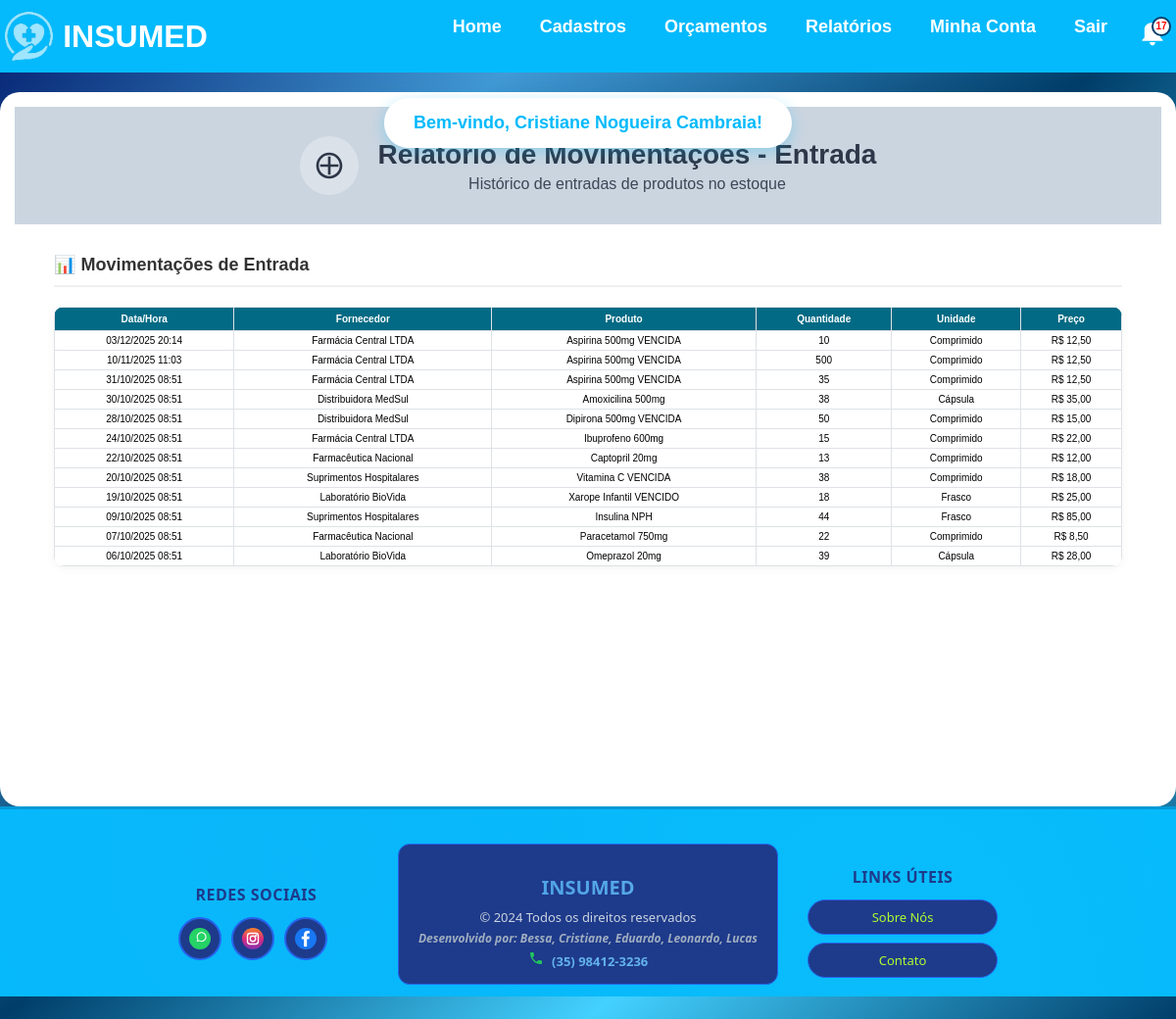
The page /relatorio-movimentacao-entrada/ (signed in) on the database its author committed.
### app/models.py (models this page shows, shortened)
class MovimentacaoEstoque(models.Model):
    TIPO_CHOICES = [
        ('ENTRADA', 'Entrada'),
        ('SAIDA', 'Saída'),
    ]
    produto = models.ForeignKey(Produto, on_delete=models.CASCADE)
    tipo = models.CharField(max_length=10, choices=TIPO_CHOICES)
    quantidade = models.IntegerField()
    data_hora = models.DateTimeField(default=timezone.now)
    usuario = models.ForeignKey(Usuario, on_delete=models.SET_NULL, null=True, blank=True)
    class Meta:
        ordering = ['-data_hora']

class Produto(models.Model):
    UNIDADE_CHOICES = [
        ('Unidades', 'Unidades'),
        ('Caixa', 'Caixa'),
    ]
    nome = models.CharField(max_length=100)
    codigo_barras = models.CharField(max_length=50, blank=True, null=True, unique=True)
    preco = models.DecimalField(max_digits=10, decimal_places=2)
    preco_compra = models.DecimalField(max_digits=10, decimal_places=2, blank=True, null=True)
    descricao = models.TextField(blank=True, null=True)
    fornecedor = models.ForeignKey(Fornecedor, on_delete=models.CASCADE, related_name="produtos", null=True, blank=True)
    data_hora = models.DateTimeField(default=timezone.now)
    unidade = models.CharField(max_length=50, choices=UNIDADE_CHOICES, default="Unidades")
    quantidade = models.IntegerField()
    validade = models.DateField(blank=True, null=True)
    observacao = models.TextField(blank=True, null=True)

class Fornecedor(models.Model):
    nome = models.CharField(max_length=200, unique=True)
    cnpj = models.CharField(max_length=20, unique=True)  # Usar CharField pois pode conter caracteres especiais
    endereco = models.CharField(max_length=200)
    bairro = models.CharField(max_length=200)
    complemento = models.CharField(max_length=200, blank=True, null=True)  # Pode ser opcional
    data_nascimento = models.DateField()
    cidade = models.CharField(max_length=200)
    uf = models.CharField(max_length=2)
    cep = models.CharField(max_length=10)  # Também CharField por conta do formato
    email = models.EmailField(max_length=200)  # Melhor usar EmailField para validação
    telefone = models.CharField(max_length=20)
    ativo = models.BooleanField(default=True)

### app/views.py (the view)
# urls.py: path('relatorio-movimentacao-entrada/', views.relatorio_movimentacao_entrada, name='relatorio_movimentacao_entrada'),
@login_required_custom
def relatorio_movimentacao_entrada(request):
    movimentacoes = MovimentacaoEstoque.objects.filter(tipo='ENTRADA').select_related('produto', 'produto__fornecedor').order_by('-data_hora')
    return render(request, 'relatorio_movimentacao_entrada.html', {'movimentacoes': movimentacoes})

### app/context_processors.py (called while the page is built)
def usuario_logado(request):
    try:
        from .models import Usuario
        context = {
            'admin_logado': 'admin_logado' in request.session,
            'notificacoes_count': 0
        }
        if 'usuario_logado' in request.session:
            try:
                usuario = Usuario.objects.get(id=request.session['usuario_logado'])
                context['usuario_logado'] = usuario
            except Usuario.DoesNotExist:
                context['usuario_logado'] = None
        else:
            context['usuario_logado'] = None
        return context
    except Exception:
        return {
            'usuario_logado': None,
            'admin_logado': False,
            'notificacoes_count': 0
        }

### app/templates/relatorio_movimentacao_entrada.html (shortened to what this page needs)
{% extends "base.html" %}
{% block content %}
<div class="movimentacao-container">
    <div class="header-section">
        <div class="icon-title">
            <div class="icon-circle">
                <svg width="32" height="32" viewBox="0 0 24 24" fill="none">
                    <path d="M19 13H13V19H11V13H5V11H11V5H13V11H19V13Z" fill="#2d3748"/>
                    <path d="M12 2C6.48 2 2 6.48 2 12S6.48 22 12 22 22 17.52 22 12 17.52 2 12 2ZM12 20C7.59 20 4 16.41 4 12S7.59 4 12 4 20 7.59 20 12 16.41 20 12 20Z" fill="#2d3748"/>
                </svg>
            </div>
            <div>
                <h1>Relatório de Movimentações - Entrada</h1>
                <p>Histórico de entradas de produtos no estoque</p>
            </div>
        </div>
    </div>
    <div class="data-section">
        <div class="section-header">
            <h3>📊 Movimentações de Entrada</h3>
        </div>
        <div class="table-responsive">
            <table class="modern-table">
        <thead>
            <tr>
                <th>Data/Hora</th>
                <th>Fornecedor</th>
                <th>Produto</th>
                <th>Quantidade</th>
                <th>Unidade</th>
                <th>Preço</th>
            </tr>
        </thead>
        <tbody>
            {% for mov in movimentacoes %}
            <tr>
                <td>{{ mov.data_hora|date:"d/m/Y H:i" }}</td>
                <td>{{ mov.produto.fornecedor.nome }}</td>
                <td>{{ mov.produto.nome }}</td>
                <td>{{ mov.quantidade }}</td>
                <td>{{ mov.produto.unidade }}</td>
                <td>R$ {{ mov.produto.preco }}</td>
            </tr>
            {% empty %}
            <tr><td colspan="6">Nenhuma movimentação de entrada registrada</td></tr>
            {% endfor %}
            </tbody>
            </table>
        </div>
    </div>
    <div style="height: 200px;"></div>
</div>
{% endblock %}

### static/css/style.css (style rules this page uses)
body { margin: 0; font-family: Arial, sans-serif; background-image: linear-gradient(to left top, #013e6a ,#43d1ff , #013e6a ,#419ad6, #01186a); background-repeat: no-repeat; background-size: cover; background-attachment: fixed; display: flex; flex-direction: column; min-height: 100vh; }
tr th { text-align: center; align-items: center; }

### app/templates/relatorio_movimentacao_entrada.html (style rules this page uses)
.movimentacao-container { max-width: 95%; width: 95%; margin: 30px auto; background: white; border-radius: 20px; box-shadow: 0 10px 30px rgba(0,0,0,0.1); overflow: hidden; }
.header-section { background: #cbd5e0; padding: 30px; color: #2d3748; }
.icon-title { display: flex; align-items: center; gap: 20px; justify-content: center; text-align: center; }
.icon-circle { width: 60px; height: 60px; background: rgba(255,255,255,0.3); border-radius: 50%; display: flex; align-items: center; justify-content: center; backdrop-filter: blur(10px); }
.header-section h1 { margin: 0; font-size: 28px; font-weight: 600; }
.header-section p { margin: 5px 0 0 0; opacity: 0.9; font-size: 16px; }
.data-section { padding: 30px 40px; margin-bottom: 0; }
.section-header { margin-bottom: 20px; padding-bottom: 10px; border-bottom: 2px solid #f0f0f0; }
.section-header h3 { margin: 0; color: #333; font-size: 18px; font-weight: 600; }
.table-responsive { margin-top: 15px; width: 100%; overflow: visible; }
.modern-table { width: 100%; border-collapse: collapse; background: white; border-radius: 10px; overflow: hidden; box-shadow: 0 2px 10px rgba(0, 0, 0, 0.05); font-size: 12px; table-layout: auto; }
.modern-table th { background: #026a84; color: white; padding: 8px 6px; text-align: center; font-weight: bold; border: 1px solid #dee2e6; vertical-align: middle; font-size: 11px; word-wrap: break-word; }
.modern-table td { padding: 6px 4px; border: 1px solid #dee2e6; vertical-align: middle; font-size: 11px; word-wrap: break-word; max-width: 150px; text-align: center; }
@media screen and (max-width: 1400px) { .movimentacao-container { max-width: 100% !important; width: 100% !important; margin: 20px 0 0 0 !important; padding: 15px !important; box-sizing: border-box !important; } }
@media screen and (max-width: 1400px) { .modern-table { font-size: 10px !important; } }
@media screen and (max-width: 1400px) { .modern-table th { padding: 6px 4px !important; font-size: 10px !important; } }
@media screen and (max-width: 1400px) { .modern-table td { padding: 4px 3px !important; font-size: 10px !important; max-width: 120px !important; } }

### rows shown on the page
MovimentacaoEstoque: data_hora "03/12/2025 20:14", produto.fornecedor.nome "Farmácia Central LTDA", produto.nome "Aspirina 500mg VENCIDA", quantidade "10", produto.unidade "Comprimido", produto.preco "12,50"
MovimentacaoEstoque: data_hora "10/11/2025 11:03", produto.fornecedor.nome "Farmácia Central LTDA", produto.nome "Aspirina 500mg VENCIDA", quantidade "500", produto.unidade "Comprimido", produto.preco "12,50"
MovimentacaoEstoque: data_hora "31/10/2025 08:51", produto.fornecedor.nome "Farmácia Central LTDA", produto.nome "Aspirina 500mg VENCIDA", quantidade "35", produto.unidade "Comprimido", produto.preco "12,50"
MovimentacaoEstoque: data_hora "30/10/2025 08:51", produto.fornecedor.nome "Distribuidora MedSul", produto.nome "Amoxicilina 500mg", quantidade "38", produto.unidade "Cápsula", produto.preco "35,00"
MovimentacaoEstoque: data_hora "28/10/2025 08:51", produto.fornecedor.nome "Distribuidora MedSul", produto.nome "Dipirona 500mg VENCIDA", quantidade "50", produto.unidade "Comprimido", produto.preco "15,00"
MovimentacaoEstoque: data_hora "24/10/2025 08:51", produto.fornecedor.nome "Farmácia Central LTDA", produto.nome "Ibuprofeno 600mg", quantidade "15", produto.unidade "Comprimido", produto.preco "22,00"
MovimentacaoEstoque: data_hora "22/10/2025 08:51", produto.fornecedor.nome "Farmacêutica Nacional", produto.nome "Captopril 20mg", quantidade "13", produto.unidade "Comprimido", produto.preco "12,00"
MovimentacaoEstoque: data_hora "20/10/2025 08:51", produto.fornecedor.nome "Suprimentos Hospitalares", produto.nome "Vitamina C VENCIDA", quantidade "38", produto.unidade "Comprimido", produto.preco "18,00"
MovimentacaoEstoque: data_hora "19/10/2025 08:51", produto.fornecedor.nome "Laboratório BioVida", produto.nome "Xarope Infantil VENCIDO", quantidade "18", produto.unidade "Frasco", produto.preco "25,00"
MovimentacaoEstoque: data_hora "09/10/2025 08:51", produto.fornecedor.nome "Suprimentos Hospitalares", produto.nome "Insulina NPH", quantidade "44", produto.unidade "Frasco", produto.preco "85,00"
MovimentacaoEstoque: data_hora "07/10/2025 08:51", produto.fornecedor.nome "Farmacêutica Nacional", produto.nome "Paracetamol 750mg", quantidade "22", produto.unidade "Comprimido", produto.preco "8,50"
MovimentacaoEstoque: data_hora "06/10/2025 08:51", produto.fornecedor.nome "Laboratório BioVida", produto.nome "Omeprazol 20mg", quantidade "39", produto.unidade "Cápsula", produto.preco "28,00"
